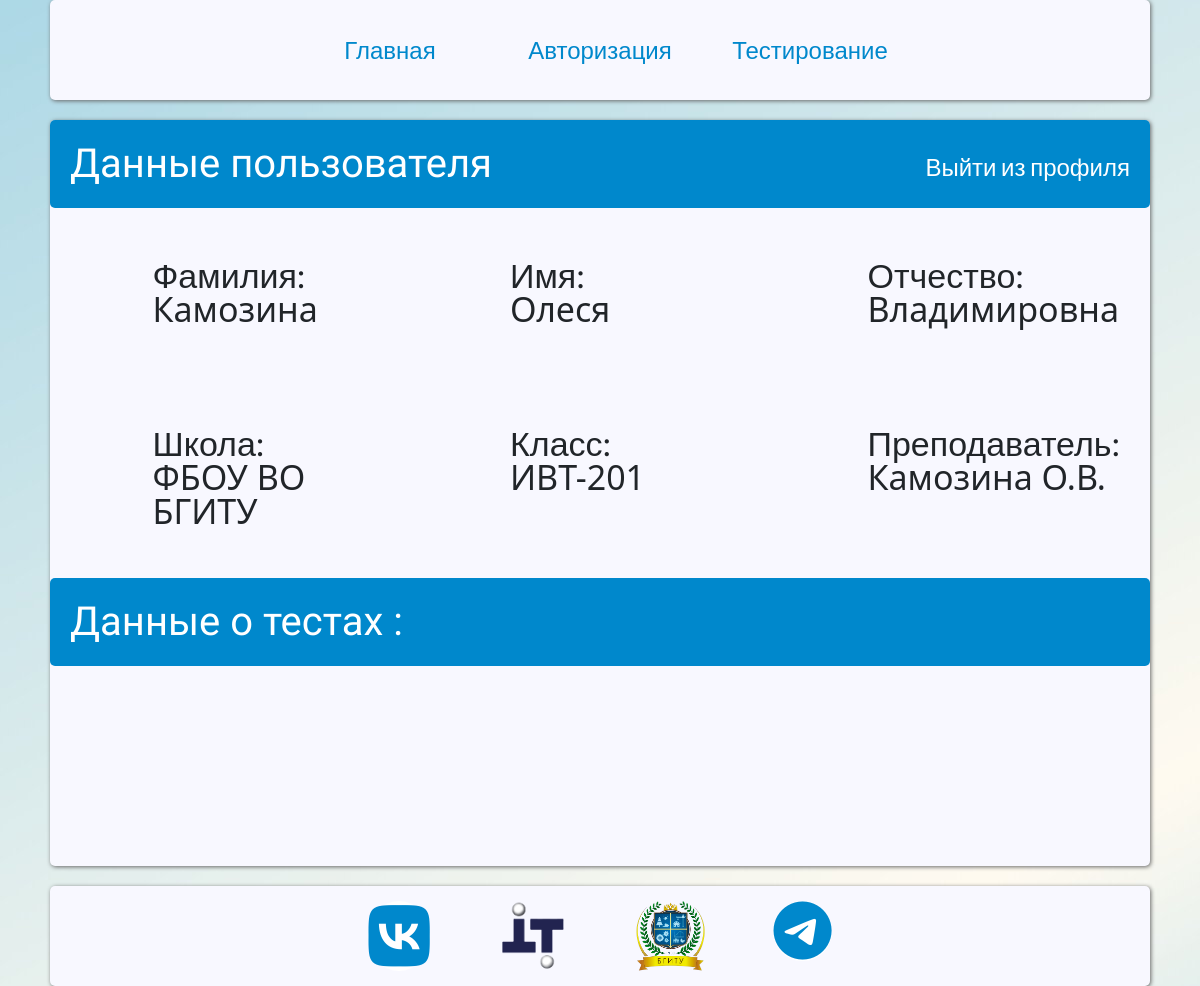
/profile/1 (signed in), run on an earlier commit of the app's database.
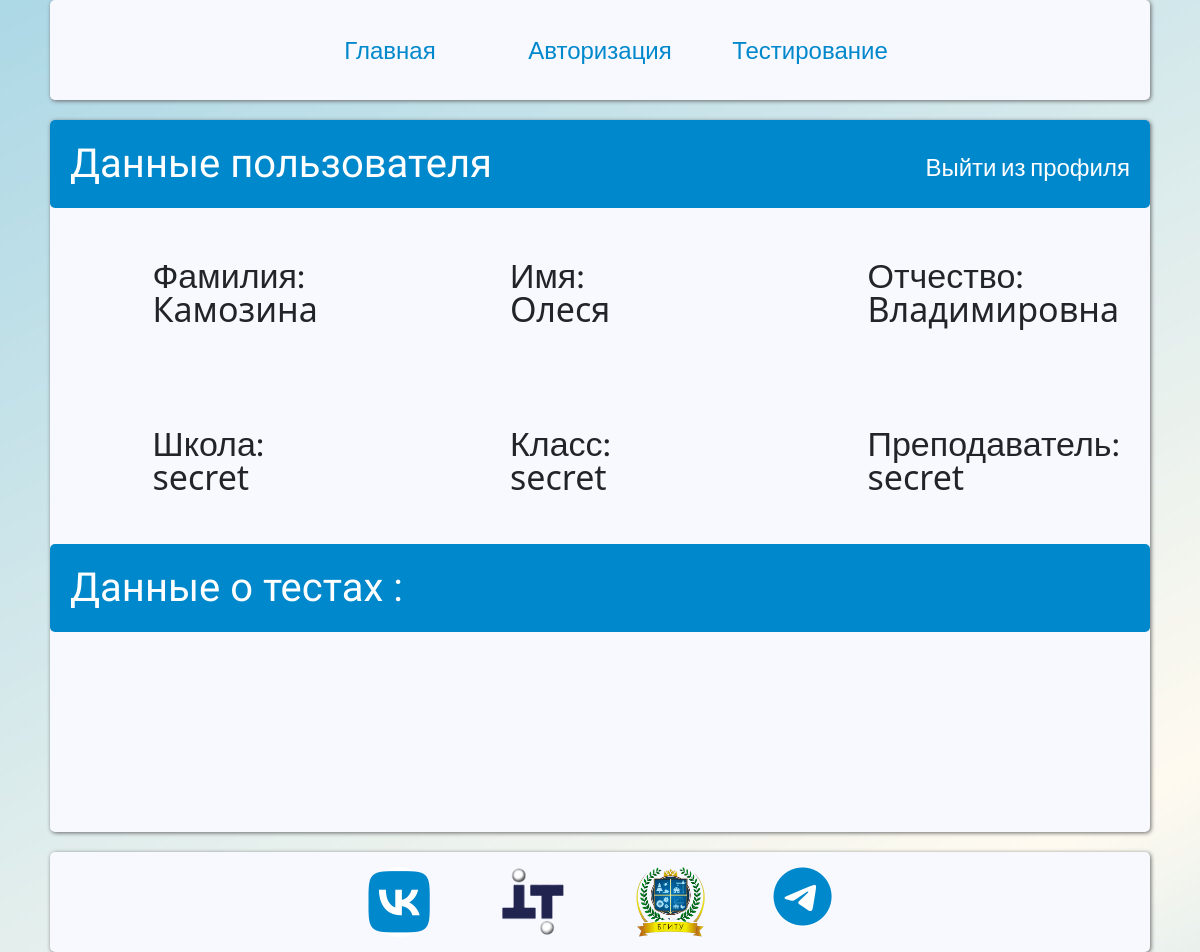
And on a later commit of the database.
### app/models.py (models this page shows, shortened)
class User(UserMixin, db.Model):
    __tablename__ = 'user'
    id = db.Column(db.Integer, primary_key=True)
    surname = db.Column(db.String(50), nullable=False)
    name = db.Column(db.String(50), nullable=False)
    patronomyc = db.Column(db.String(50), nullable=True)
    school = db.Column(db.String(120), nullable=False)
    s_class = db.Column(db.String(10), nullable=False)
    s_teacher = db.Column(db.String(60), nullable=False)
    login = db.Column(db.String(40), nullable=False)
    password = db.Column(db.String(128), nullable=False)
    usertype = db.Column(db.String(20),nullable= False)

### app/routes.py (the view)
@app.route('/profile/<string:id>')
def profile(id):
    user = User.query.filter_by(id=current_user.id).first()
    testdata = db.session.query(Test_result.grade,Test.Name,Test_result.date_time).filter(Test_result.user == current_user.id).order_by(Test_result.date_time.desc()).limit(1)
    return render_template('profile.html',user=user,testdata=testdata,title="Личный кабинет",menu=user_menu)

### app/routes.py (called while the page is built)
@Login_Manager.user_loader
def load_user(user_id):
    return User.query.get(int(user_id))

### app/templates/profile.html (shortened to what this page needs)
{% extends "base.html" %}
{% block content %}
    <div class="userinfo">
        <div class="info-head">
            <h1>Данные пользователя</h1>
            <a href="{{ url_for('logout') }}" class="logout">Выйти из профиля</a>
        </div>
        <div class="maininfo">
             <div class="info-item"><p>Фамилия:</p>
                {{ user.surname }}</div>
            <div class="info-item"><p>Имя:</p>
                {{ user.name }}</div>
            <div class="info-item"><p>Отчество:</p>
                {{ user.patronomyc }} </div>
            <div class="info-item"><p>Школа:</p>
                {{ user.school }}</div>
            <div class="info-item"><p>Класс:</p>
                {{ user.s_class }}</div>
            <div class="info-item"><p>Преподаватель:</p>
                {{ user.s_teacher }}</div>
        </div>
        <div class="info-head">
            <h1>Данные о тестах : </h1>
        </div>
        <div class="test-info">
        </div>
    </div>
{% endblock %}

What changed in the data, as far as the page shows it:
changed User "Камозина": school "ФБОУ ВО БГИТУ" → "secret"; s_class "ИВТ-201" → "secret"; s_teacher "Камозина О.В." → "secret"
